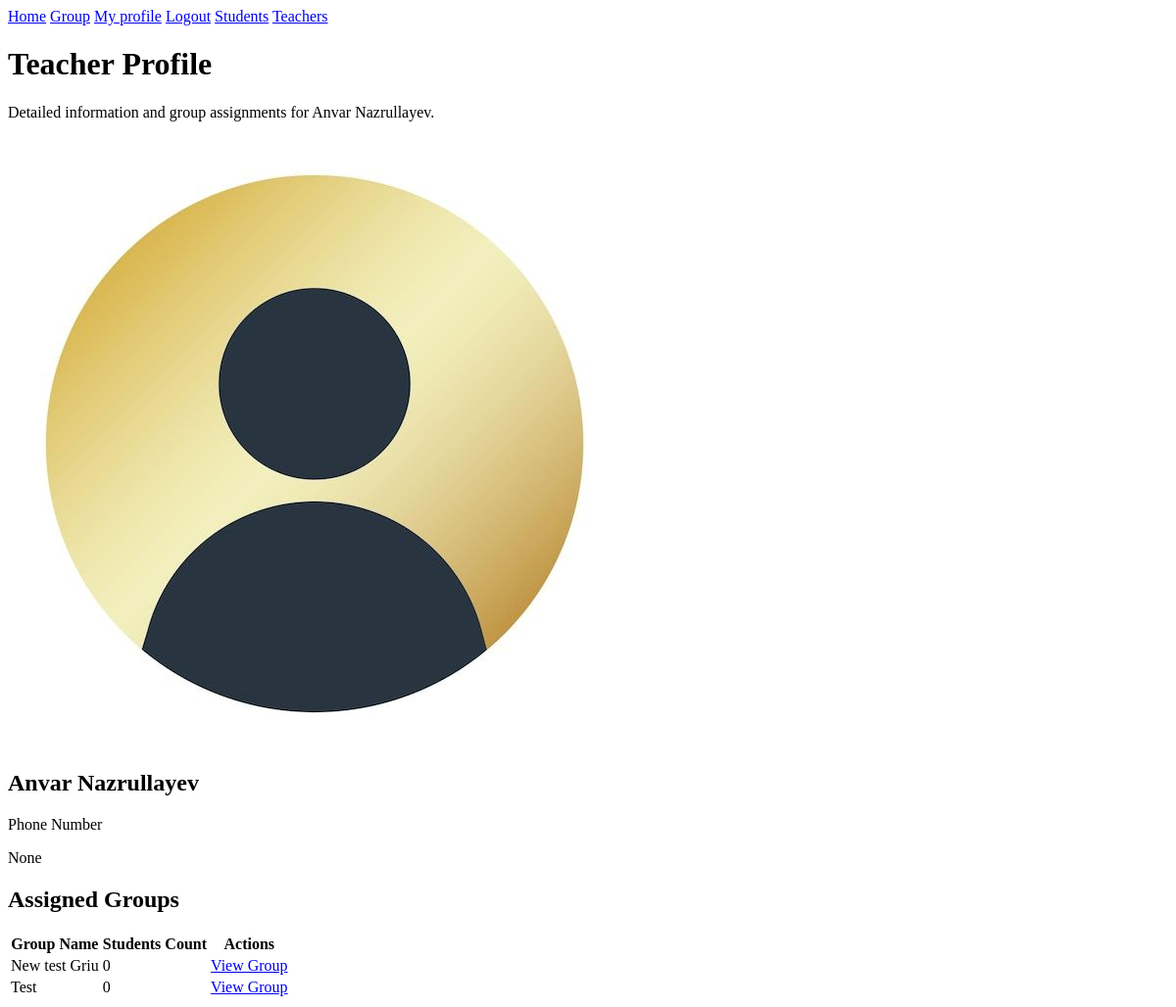
Before: /manager/teacher-profile/anvar with the older database file.
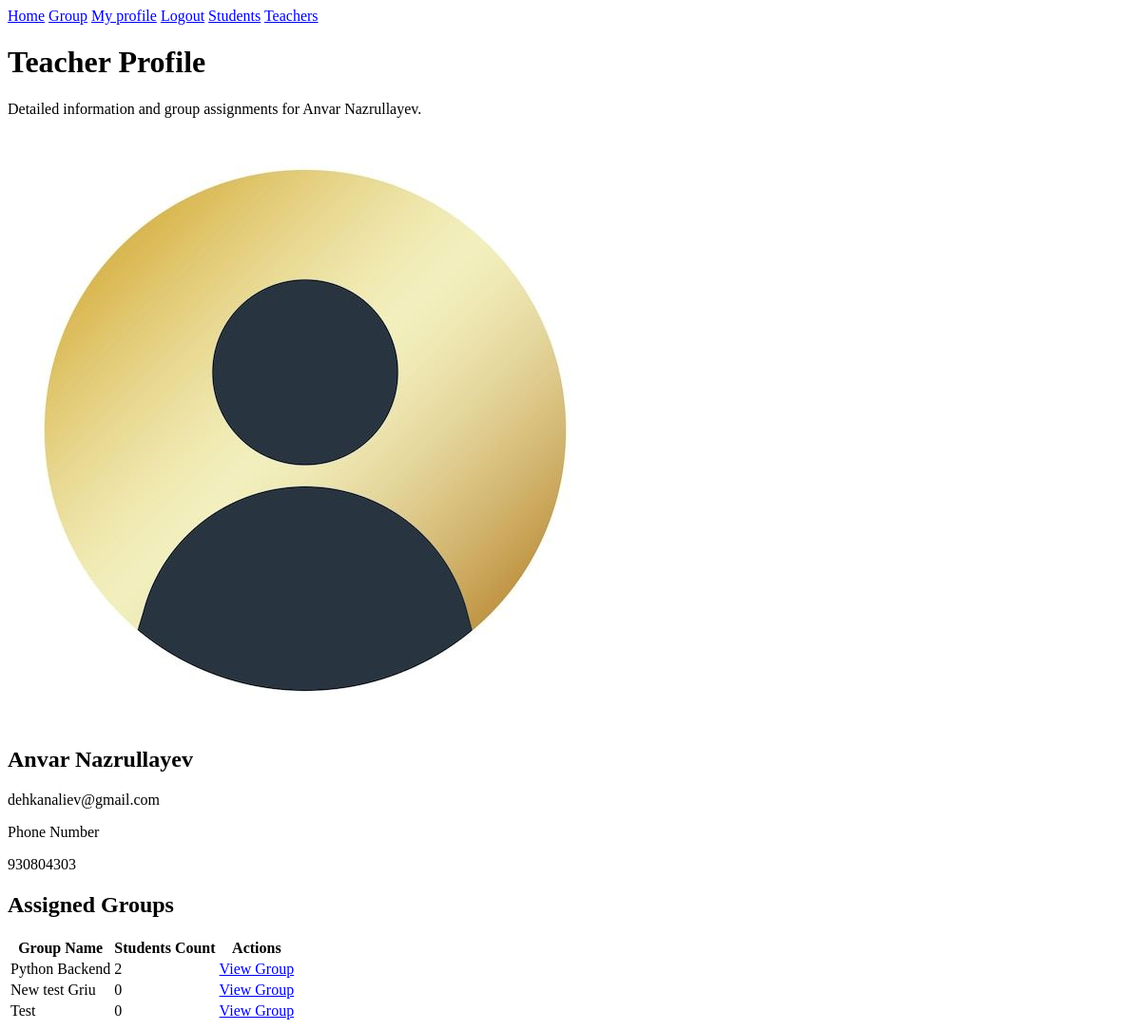
After: the same page with the newer database file.
### home/models.py (models this page shows)
class CustomUser(AbstractUser):
    ROLE_CHOICES = (
        ('MANAGER', 'Manager'),
        ('TEACHER', 'Teacher'),
        ('STUDENT', 'Student'),
    )
    role = models.CharField(max_length=10, choices=ROLE_CHOICES, default='STUDENT')
    phone_num = models.CharField(max_length=12, blank=True, null=True)
    profile_img = models.ImageField(upload_to='avtrs/', default='default_user.jpg', blank=True)

### manager/models.py (models this page shows, shortened)
class Group(models.Model):
    name = models.CharField(max_length=100)
    manager = models.ForeignKey(CustomUser, on_delete=models.SET_NULL, null=True, limit_choices_to={'role': 'MANAGER'})
    teacher = models.ForeignKey(CustomUser, on_delete=models.SET_NULL, null=True, limit_choices_to={'role': 'TEACHER'}, related_name='group_teacher')
    students = models.ManyToManyField(CustomUser,  limit_choices_to={'role': 'STUDENT'}, related_name='enrolled_groups')

### manager/views.py (the view)
# urls.py: path('teacher-profile/<slug:username>', TeacherProfileView.as_view(), name='mg-teacher-profile'),
class TeacherProfileView(View):
    def get(self, request, username):
        user = CustomUser.objects.filter(username=username).first()
        if not user or user.role != 'TEACHER':
            return redirect('not-found')
        groups = user.group_teacher.all()
        context = {
            'teacher': user,
            'groups': groups
        }
        return render(request, 'manager/mg-teacher-profile.html', context)

### templates/manager/mg-teacher-profile.html
{% extends 'mg-base.html' %}
{% block content %}
<div class="mb-8">
    <h1 class="text-2xl font-bold text-white mb-2">Teacher Profile</h1>
    <p class="text-slate-400">Detailed information and group assignments for {{ teacher.first_name }} {{ teacher.last_name }}.</p>
</div>
<div class="grid grid-cols-1 lg:grid-cols-3 gap-6">
    <div class="lg:col-span-1 bg-slate-800 border border-slate-700 rounded-xl p-6 flex flex-col items-center text-center">
        <div class="w-32 h-32 rounded-full overflow-hidden mb-4 border-4 border-slate-700 bg-slate-900">
            {% if teacher.profile_img %}
                <img src="{{ teacher.profile_img.url }}" alt="{{ teacher.first_name }}" class="w-full h-full object-cover">
            {% else %}
                <div class="w-full h-full flex items-center justify-center bg-blue-600/20 text-blue-400 text-4xl font-bold">
                    {{ teacher.first_name|slice:":1" }}{{ teacher.last_name|slice:":1" }}
                </div>
            {% endif %}
        </div>
        <h2 class="text-xl font-bold text-white mb-1">{{ teacher.first_name }} {{ teacher.last_name }}</h2>
        <p class="text-slate-400 mb-6">{{ teacher.email }}</p>
        <div class="w-full border-t border-slate-700 pt-4 text-left space-y-3">
            <div>
                <p class="text-xs text-slate-500 uppercase font-semibold">Phone Number</p>
                <p class="text-slate-200">{{ teacher.phone_num }}</p>
            </div>
        </div>
    </div>
    <div class="lg:col-span-2 bg-slate-800 border border-slate-700 rounded-xl overflow-hidden">
        <div class="px-6 py-4 border-b border-slate-700">
            <h2 class="font-bold text-white">Assigned Groups</h2>
        </div>
        <table class="w-full text-left text-sm text-slate-300">
            <thead class="bg-slate-900 text-slate-400 uppercase text-xs font-semibold">
                <tr>
                    <th class="px-6 py-4">Group Name</th>
                    <th class="px-6 py-4 text-center">Students Count</th>
                    <th class="px-6 py-4 text-right">Actions</th>
                </tr>
            </thead>
            <tbody class="divide-y divide-slate-700">
                {% for group in groups %}
                <tr class="hover:bg-slate-750 transition-colors">
                    <td class="px-6 py-4 font-medium text-white">{{ group.name }}</td>
                    <td class="px-6 py-4 text-center">
                        <span class="bg-slate-700 text-slate-200 px-2 py-1 rounded text-xs">{{ group.students.count }}</span>
                    </td>
                    <td class="px-6 py-4 text-right">
                        <a href="{% url 'mg-group-detail' group.pk %}" class="text-blue-400 hover:text-blue-300">View Group</a>
                    </td>
                </tr>
                {% empty %}
                <tr>
                    <td colspan="3" class="py-10 text-center text-slate-500">No groups assigned to this teacher.</td>
                </tr>
                {% endfor %}
            </tbody>
        </table>
    </div>
</div>
{% endblock %}

Changed rows visible on the page:
changed CustomUser "Anvar": email (not shown) → "dehkanaliev@gmail.com"; phone_num "None" → "930804303"
now on this page (row edited): Group: name "Python Backend", students.count "2"
